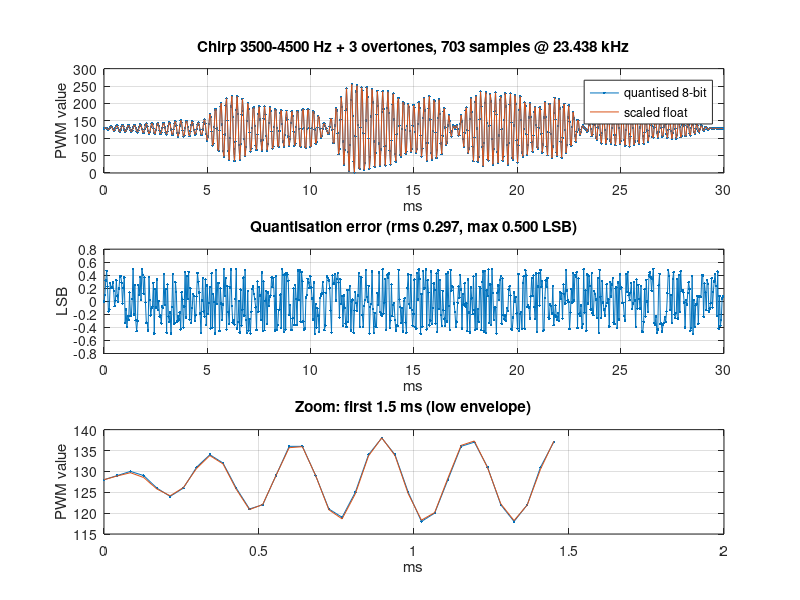
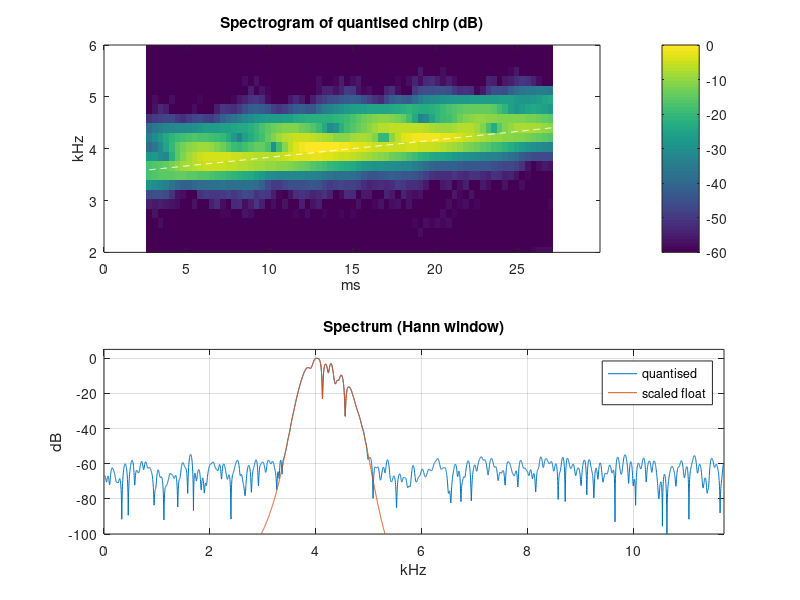

Write the MATLAB code that produced these figures, in order.
% gen_chirp_lut.m  -  NoisyCricket chirp LUT generator (MATLAB / Octave, no toolboxes)
%
% Generates one cricket chirp as 8-bit unsigned PWM samples centred on 128,
% for table playback only (no on-the-fly MCU synthesis).
%
% The chirp is a fundamental linear sweep f0 -> f1 under a half-sine
% envelope, plus up to three overtones. Each overtone sweeps the same
% shape (same rate, same duration) shifted by a fixed Hz offset, and is
% scaled by a relative amplitude before being summed with the fundamental.
% All math is plain double-precision floating point; the sum is normalised
% to the requested peak deviation and quantised to 8 bits only at the very
% end.
%
% Outputs (written to out_dir):
%   chirp_lut.h         C array + constants for the MCU
%   chirp_lut_*.png     plots (if save_png)
%
% Usage: edit the configuration block below and run.

clear; close all; clc;

%% ---------------- configuration ----------------
fs_option  = 2;        % 1 = 46875 Hz (24 MHz/512), 2 = 23437.5 Hz (24 MHz/1024)
f0         = 3500;     % fundamental sweep start (Hz)
f1         = 4500;     % fundamental sweep end (Hz); f1 < f0 gives a down-sweep
T_ms       = 30;       % chirp length (ms)
amp        = 127;      % peak deviation from 128 after summing all partials, 1..127

overtone_offset_hz = [150, 320, 500];   % Hz, added to f0 and f1 for each overtone
overtone_amp       = [0.5, 0.35, 0.2];  % relative amplitude, each vs. the fundamental

out_dir    = '.';
out_name   = 'chirp_lut.h';
make_plots = true;
save_png   = true;
%% ------------------------------------------------

if numel(overtone_offset_hz) ~= numel(overtone_amp)
    error('overtone_offset_hz and overtone_amp must be the same length');
end

fs_list = [46875, 23437.5];
fs = fs_list(fs_option);
N  = round(T_ms * 1e-3 * fs);          % samples in the chirp
T  = N / fs;                           % actual chirp length (s)
n  = 0:N-1;
t  = n / fs;
k  = (f1 - f0) / T;                    % sweep rate, shared by all partials

% ---- envelope: half sine, sampled at bin centres ----
envelope = sin(pi * (n + 0.5) / N);

% ---- fundamental + overtones, each its own frequency-shifted sweep ----
carrier = sin(2*pi*(f0*t + 0.5*k*t.^2));           % fundamental, weight 1
for i = 1:numel(overtone_offset_hz)
    fo0 = f0 + overtone_offset_hz(i);
    carrier = carrier + overtone_amp(i) * sin(2*pi*(fo0*t + 0.5*k*t.^2));
end

raw = envelope .* carrier;

% ---- scale to the requested peak and quantise to 8 bits ----
scale   = amp / max(abs(raw));
y_ideal = 128 + scale * raw;                        % pre-quantisation reference
y       = 128 + round(scale * raw);
y       = min(255, max(0, y));

% ---- report ----
fprintf('\nChirp: %.0f -> %.0f Hz, %d samples @ %.4f kHz = %.3f ms\n', ...
        f0, f1, N, fs/1e3, T*1e3);
fprintf('Overtones (Hz offset / relative amp): ');
fprintf('%.0f/%.2f  ', [overtone_offset_hz; overtone_amp]);
fprintf('\n');
e = y - y_ideal;
fprintf('Quantisation error vs. scaled float: %.3f rms / %.3f max LSB\n', ...
        sqrt(mean(e.^2)), max(abs(e)));
fprintf('Headroom used: peak |raw| scaled to %d of 127\n', amp);
fprintf('Playback table: %d bytes\n\n', N);

% ---- C output ----
fid = fopen(fullfile(out_dir, out_name), 'w');
fprintf(fid, '/* Generated by gen_chirp_lut.m - do not edit.\n');
fprintf(fid, ' * Fundamental %.0f -> %.0f Hz sweep, half-sine envelope, %.3f ms, fs = %.4f Hz, %d samples.\n', f0, f1, T*1e3, fs, N);
fprintf(fid, ' * Overtones (Hz offset / relative amp): ');
for i = 1:numel(overtone_offset_hz)
    fprintf(fid, '%.0f/%.2f ', overtone_offset_hz(i), overtone_amp(i));
end
fprintf(fid, '\n');
fprintf(fid, ' * amp = %d (peak deviation from 128). Table playback only, no on-chip synthesis.\n', amp);
fprintf(fid, ' */\n#include <stdint.h>\n\n');
fprintf(fid, '#define CHIRP_FS_HZ        %.4f\n', fs);
fprintf(fid, '#define CHIRP_LEN          %d\n\n', N);

fprintf(fid, 'static const uint8_t chirp_lut[CHIRP_LEN] = {\n');
for i = 1:N
    if mod(i-1, 16) == 0, fprintf(fid, '    '); end
    fprintf(fid, '%d,', y(i));
    if mod(i, 16) == 0 || i == N, fprintf(fid, '\n'); else fprintf(fid, ' '); end
end
fprintf(fid, '};\n');
fclose(fid);
fprintf('Wrote %s\n', fullfile(out_dir, out_name));

% ---- plots ----
if make_plots
    if save_png, set(0, 'DefaultFigureVisible', 'off'); end

    f1h = figure('Position', [50 50 1000 800]);
    subplot(3,1,1);
    plot(t*1e3, y, '.-', t*1e3, y_ideal, '-'); grid on;
    xlabel('ms'); ylabel('PWM value'); legend('quantised 8-bit', 'scaled float');
    title(sprintf('Chirp %.0f-%.0f Hz + %d overtones, %d samples @ %.3f kHz', ...
          f0, f1, numel(overtone_offset_hz), N, fs/1e3));
    subplot(3,1,2);
    plot(t*1e3, e, '.-'); grid on; xlabel('ms'); ylabel('LSB');
    title(sprintf('Quantisation error (rms %.3f, max %.3f LSB)', sqrt(mean(e.^2)), max(abs(e))));
    subplot(3,1,3);
    zi = 1:min(N, round(1.5e-3*fs)); zj = max(1,N-round(1.5e-3*fs)):N;
    plot(t(zi)*1e3, y(zi), '.-', t(zi)*1e3, y_ideal(zi), '-'); grid on;
    xlabel('ms'); ylabel('PWM value'); title('Zoom: first 1.5 ms (low envelope)');
    if save_png, print(f1h, fullfile(out_dir, 'chirp_lut_wave.png'), '-dpng', '-r90'); end

    % spectrogram (own STFT, no toolbox)
    W = 128; H = 8; win = 0.5 - 0.5*cos(2*pi*(0:W-1)/W);
    nfr = floor((N - W) / H) + 1;
    S = zeros(W/2+1, nfr);
    for i = 1:nfr
        seg = (y((i-1)*H+1 : (i-1)*H+W) - 128) .* win;
        X = abs(fft(seg));
        S(:, i) = X(1:W/2+1);
    end
    fax = (0:W/2) * fs / W;
    tax = ((0:nfr-1)*H + W/2) / fs * 1e3;

    f2h = figure('Position', [50 50 1000 700]);
    subplot(2,1,1);
    imagesc(tax, fax/1e3, 20*log10(S/max(S(:)) + 1e-6), [-60 0]); axis xy; colorbar;
    ylim([2 6]); xlabel('ms'); ylabel('kHz'); title('Spectrogram of quantised chirp (dB)');
    hold on; plot(t*1e3, (f0 + (f1-f0)*(n+0.5)/N)/1e3, 'w--'); hold off;
    subplot(2,1,2);
    L = 2^nextpow2(8*N);
    Y = abs(fft((y - 128) .* (0.5 - 0.5*cos(2*pi*(0:N-1)/N)), L));
    Yi = abs(fft((y_ideal - 128) .* (0.5 - 0.5*cos(2*pi*(0:N-1)/N)), L));
    fa = (0:L/2) * fs / L;
    plot(fa/1e3, 20*log10(Y(1:L/2+1)/max(Y) + 1e-9), fa/1e3, 20*log10(Yi(1:L/2+1)/max(Yi) + 1e-9));
    grid on; xlim([0 fs/2e3]); ylim([-100 5]); xlabel('kHz'); ylabel('dB');
    legend('quantised', 'scaled float'); title('Spectrum (Hann window)');
    if save_png, print(f2h, fullfile(out_dir, 'chirp_lut_spec.png'), '-dpng', '-r90'); end
end
